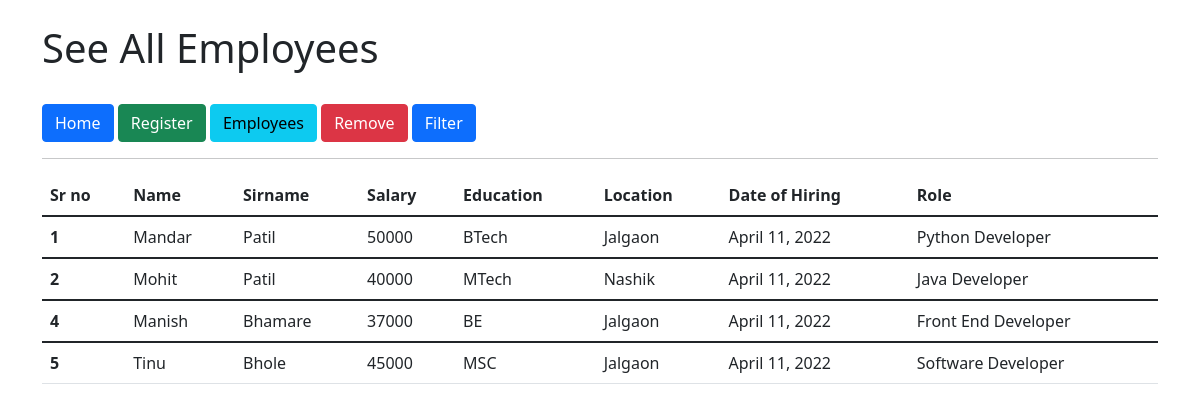
/employees/, run on the app's committed database.
### employee/models.py (models this page shows, shortened)
class employee(models.Model):
    name = models.CharField(max_length=100)
    sirname = models.CharField(max_length=100)
    salary = models.IntegerField(default=0)
    location = models.CharField(max_length=100)
    role = models.ForeignKey(role, on_delete=models.CASCADE)
    education = models.ForeignKey(education, on_delete=models.CASCADE)
    hiring_date = models.DateField()
    class Meta:
        verbose_name_plural = "employee"

class education(models.Model):
    name = models.CharField(max_length=100, null=False)
    class Meta:
        verbose_name_plural = "education"

class role(models.Model):
    name = models.CharField(max_length=100, null=False)
    class Meta:
        verbose_name_plural = "role"

### employee/views.py (the view)
# urls.py: path('employees/', views.employees, name='employees'),
def employees(request):
    employees = employee.objects.all()
    return render(request, 'employees.html', {'employees':employees})

### templates/employees.html (shortened to what this page needs)
<!doctype html>
<html lang="en">
<head>
  <link href="https://cdn.jsdelivr.net/npm/bootstrap@5.1.3/dist/css/bootstrap.min.css" rel="stylesheet"
>
</head>
<body>
  <div class="container">
    <br>
    <h1>See All Employees</h1>
    <br>
    <a class="btn btn-primary" href="/home" role="button">Home</a>
    <a class="btn btn-success" href="/register" role="button">Register</a>
    <a class="btn btn-info" href="/employees" role="button">Employees</a>
    <a class="btn btn-danger" href="/remove" role="button">Remove</a>
    <a class="btn btn-primary" href="/filter" role="button">Filter</a>
    <hr>
    <table class="table">
      <thead>
        <tr>
          <th scope="col">Sr no</th>
          <th scope="col">Name</th>
          <th scope="col">Sirname</th>
          <th scope="col">Salary</th>
          <th scope="col">Education</th>
          <th scope="col">Location</th>
          <th scope="col">Date of Hiring</th>
          <th scope="col">Role</th>
        </tr>
      </thead>
    {% for i in employees %}
      <tbody>
        <tr>
          <th scope="row">{{i.id}}</th>
          <td>{{i.name}}</td>
          <td>{{i.sirname}}</td>
          <td>{{i.salary}}</td>
          <td>{{i.education.name}}</td>
          <td>{{i.location}}</td>
          <td>{{i.hiring_date}}</td>
          <td>{{i.role.name}}</td>
        </tr>
      </tbody>
    {% endfor %}
    </table>
  </div>
</body>
</html>

### data on the page
employee: id "1", name "Mandar", sirname "Patil", salary "50000", education.name "BTech", location "Jalgaon", hiring_date "April 11, 2022", role.name "Python Developer"
employee: id "2", name "Mohit", sirname "Patil", salary "40000", education.name "MTech", location "Nashik", hiring_date "April 11, 2022", role.name "Java Developer"
employee: id "4", name "Manish", sirname "Bhamare", salary "37000", education.name "BE", location "Jalgaon", hiring_date "April 11, 2022", role.name "Front End Developer"
employee: id "5", name "Tinu", sirname "Bhole", salary "45000", education.name "MSC", location "Jalgaon", hiring_date "April 11, 2022", role.name "Software Developer"
